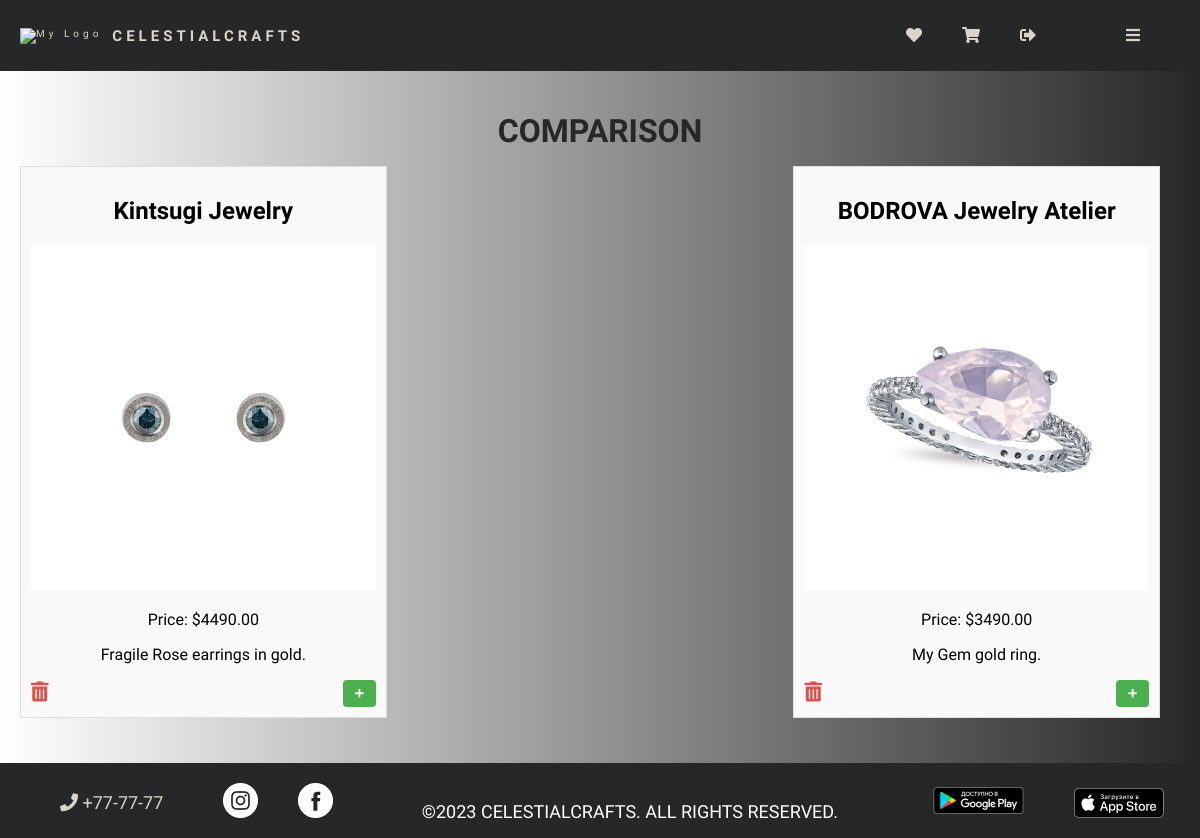
Screenshot of /shop/compare/ (signed in) with the database file from the repository.
### shop/models.py (models this page shows, shortened)
class ComparisonItem(models.Model):
    user = models.ForeignKey(User, on_delete=models.CASCADE)
    product = models.ForeignKey(Product, on_delete=models.CASCADE)

class Product(models.Model):
    category = models.ForeignKey(Category, on_delete=models.CASCADE)
    name = models.CharField(max_length=200)
    description = models.TextField()
    price = models.DecimalField(max_digits=10, decimal_places=2)
    image = models.ImageField(upload_to='shop/images')

### shop/views.py (the view)
# urls.py: path('compare/', views.compare, name='compare'),
def compare(request):
    if request.user.is_authenticated:
        comparison_items = ComparisonItem.objects.filter(user=request.user)
        return render(request, 'shop/compare.html', {'comparison_items': comparison_items})
    else:
        return redirect('shop:login')

### shop/templates/shop/compare.html (shortened to what this page needs)
{% extends 'shop/base.html' %}
{% block content %}
  <h1 class="compare-h1">COMPARISON</h1>
  <div class="compare-container">
    <ul class="compare-list">
      {% for item in comparison_items %}
        <li class="compare-item">
          <div class="item-details-com">
            <h2>{{ item.product.name }}</h2>
            <img src="{{ item.product.image.url }}">
            <p>Price: ${{ item.product.price }}</p>
            <p>{{ item.product.description }}</p>
          </div>
          <div class="item-actions-com">
            <a href="{% url 'shop:remove_from_comparison' item.id %}" class="remove-link-compare">
              <i class="fas fa-trash-alt"></i>
            </a>
            <form method="post" action="{% url 'shop:add_to_cart' product_id=item.product.id %}">
              <button class="add-to-cart-btn-com" type="submit"><i class="fas fa-plus"></i></button>
            </form>
          </div>
        </li>
      {% empty %}
        <li class="empty-com">Your comparison list is empty.</li>
      {% endfor %}
    </ul>
  </div>
{% endblock %}

### shop/static/css/style.css (style rules this page uses)
body { font-family: 'Forum', sans-serif; margin: 0; padding: 0; background: linear-gradient(to right, #fff, #272727); }
ul { list-style: none; display: flex; align-items: center; }
li { margin-right: 20px; }
a { color: #D9D4CC; text-decoration: none; transition: color 0.3s ease-in-out; }
button { background-color: #4caf50; color: white; border: none; border-radius: 5px; padding: 5px 10px; margin-left: 10px; cursor: pointer; }
.compare-h1 { font-size: 2rem; margin-bottom: 1rem; text-align: center; color: #272727; }
.compare-container { max-width: 1200px; margin: 0 auto; margin-bottom: 80px; }
.compare-list { list-style-type: none; padding: 0; display: flex; flex-wrap: wrap; justify-content: space-between; }
.compare-item { width: calc(33.33% - 20px); background-color: #f9f9f9; margin-bottom: 20px; border: 1px solid #ddd; padding: 10px; box-sizing: border-box; }
.item-details-com { text-align: center; }
.item-details-com img { max-width: 100%; height: auto; }
.remove-link-compare { font-size: 20px; color: #d9534f; text-decoration: none; cursor: pointer; margin-right: 10px; float: left; }
.add-to-cart-btn-com { font-size: 10px; border: none; color: #fff; cursor: pointer; padding: 8px 12px; border-radius: 4px; transition: background-color 0.3s; float: right; }

### rows the page displays
ComparisonItem: product.name "Kintsugi Jewelry", product.image (picture), product.price "4490.00", product.description "Fragile Rose earrings in gold."
ComparisonItem: product.name "BODROVA Jewelry Atelier", product.image (picture), product.price "3490.00", product.description "My Gem gold ring."
